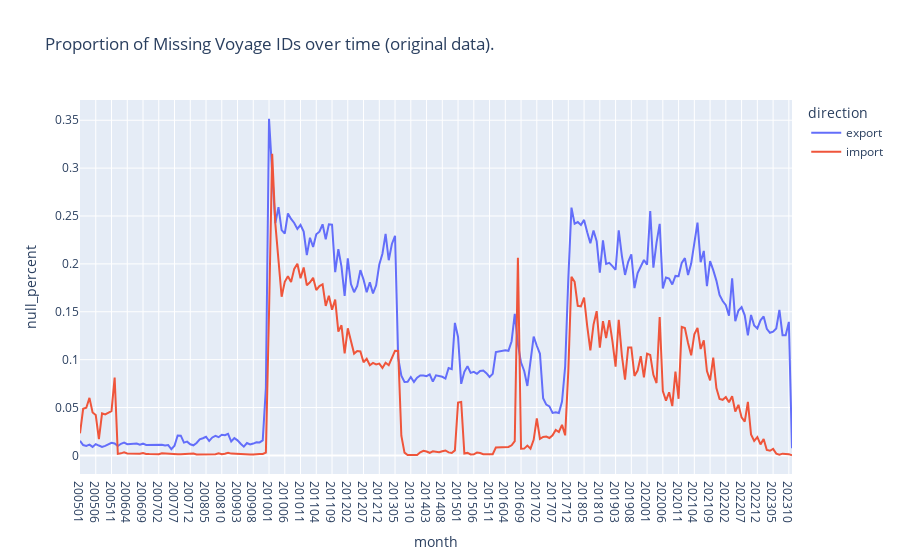

Notebook source saved alongside this figure:
### Code cell
lf = pl.concat(
    [imports_lf.select('direction', 'month', 'voyage_id'),
    exports_lf.select('direction', 'month', 'voyage_id')]
)

nulls_over_time_plotly(
    data_lf=lf,
    group_var='direction',
    time_var='month',
    value_var='voyage_id',
    title='Proportion of Missing Voyage IDs over time (original data).')

### Figure 1 — Plotly figure (JSON) as saved in the notebook; plotly's stock layout.template omitted (floating-point values rounded to 4 significant figures; data arrays with more than 128 entries replaced by an {"elided": "..."} marker saying what was removed)
{"data": [{"hovertemplate": "direction=export<br>month=%{x}<br>null_percent=%{y}<extra></extra>", "legendgroup": "export", "line": {"color": "#636efa", "dash": "solid"}, "marker": {"symbol": "circle"}, "mode": "lines", "name": "export", "orientation": "v", "showlegend": true, "type": "scatter", "x": {"elided": "227 str values"}, "xaxis": "x", "y": {"elided": "227 float values"}, "yaxis": "y"}, {"hovertemplate": "direction=import<br>month=%{x}<br>null_percent=%{y}<extra></extra>", "legendgroup": "import", "line": {"color": "#EF553B", "dash": "solid"}, "marker": {"symbol": "circle"}, "mode": "lines", "name": "import", "orientation": "v", "showlegend": true, "type": "scatter", "x": {"elided": "227 str values"}, "xaxis": "x", "y": {"elided": "227 float values"}, "yaxis": "y"}], "layout": {"legend": {"title": {"text": "direction"}, "tracegroupgap": 0}, "title": {"text": "Proportion of Missing Voyage IDs over time (original data)."}, "xaxis": {"anchor": "y", "domain": [0, 1], "title": {"text": "month"}}, "yaxis": {"anchor": "x", "domain": [0, 1], "title": {"text": "null_percent"}}}}
